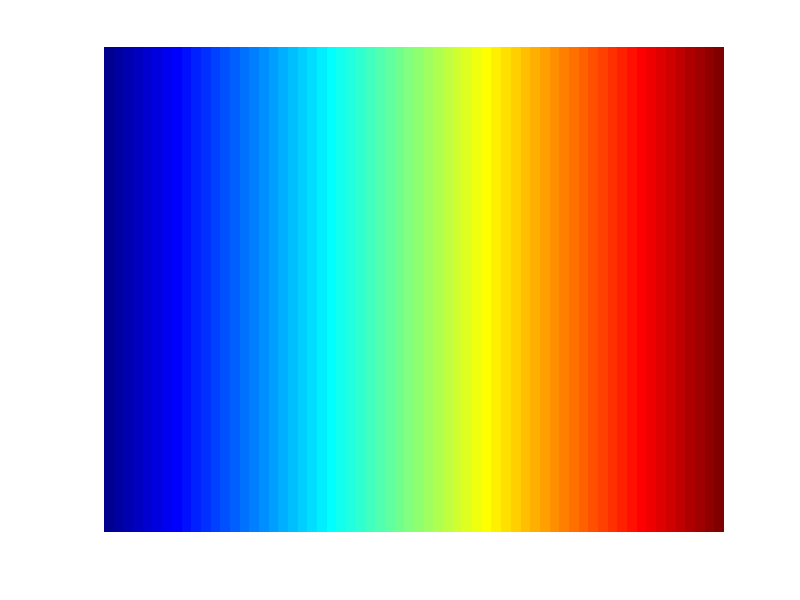

Recreate this plot in MATLAB. (Note: this script raises an error after producing the figure.)
% Nettoyage de l'environnement MATLAB
clear all
close all
clc

% Sélection de la colormap "jet"
colormap jet

% Récupération de la colormap sélectionnée
cm = colormap;

% Initialisation d'une matrice pour stocker les couleurs de la colormap
for i = 1:50
     image_colormap(i,:,1) = 255 * cm(:,1);
     image_colormap(i,:,2) = 255 * cm(:,2);
     image_colormap(i,:,3) = 255 * cm(:,3);
end

% Affichage de l'image générée à partir de la colormap
imshow(uint8(image_colormap))

% Conversion de l'image en espace colorimétrique CIELAB
[L, a, b] = sRGB2Lab_Lindbloom(uint8(image_colormap));

% Affichage de la première ligne de L
figure, plot(L(1,:), 'LineWidth', 4)

% Affichage en 3D des composantes a, b et L de la première ligne
figure, plot3(a(1,:), b(1,:), L(1,:), 'o', 'MarkerSize', 10, 'MarkerEdgeColor', 'r', ...
     'MarkerFaceColor', 'r')

% Lecture des données à partir des fichiers CSV "time10.csv" et "time300.csv"
data_1 = csvread('time10.csv');
data_2 = csvread('time300.csv');

% Affichage des images en utilisant la colormap précédemment définie
figure, imshow(data_1, [], "colormap", cm)
figure, imshow(data_2, [], "colormap", cm)

% Imprime la colormap "jet"
%colormap(cm)




% im=Lab2sRGB_Lindbloom(L,a,b);
% 
% 
% figure, plot3(a(1,:),b(1,:),L(1,:),'o','MarkerSize',10,'MarkerEdgeColor','r',...
%     'MarkerFaceColor','r')
% [Lp,ap,bp,c,h]=sRGB2Lab_Lindbloom(im);
% 
% figure, plot3(ap(1,:),bp(1,:),Lp(1,:),'o','MarkerSize',10,'MarkerEdgeColor','r',...
%     'MarkerFaceColor','r')
% 
% for i=1:50
%      image_colormap(i,:,1)=im(1,:,1);
%      image_colormap(i,:,2)=im(1,:,2);
%      image_colormap(i,:,3)=im(1,:,3);
% end
% 
% figure, imshow(uint8(image_colormap))
% 
% 
% cm(:,1)=1/255*double(im(1,:,1)');
% cm(:,2)=1/255*double(im(1,:,2)');
% cm(:,3)=1/255*double(im(1,:,3)');
% 
% data_1=csvread('predateurs.csv');
% data_2=csvread('proies.csv');
% 
% 
% figure, imshow(data_1,[])
% colormap(cm)
% figure, imshow(data_1,[])
% colormap parula
% 
% 
% 
% A=csvread('Linear_L_0-255.csv');
% A=csvread('cube1_0-255.csv');
% A=csvread('cubeYF_0-255.csv');
% 
% for i=1:50
%     image_spectrum(i,:,1)=A(:,1)';
%     image_spectrum(i,:,2)=A(:,2)';
%     image_spectrum(i,:,3)=A(:,3)';
% end
% 
% 
% 
% 
% 
% 
% 
% figure, plot(A,'LineWidth',3)
% figure, imshow(uint8(image_spectrum))